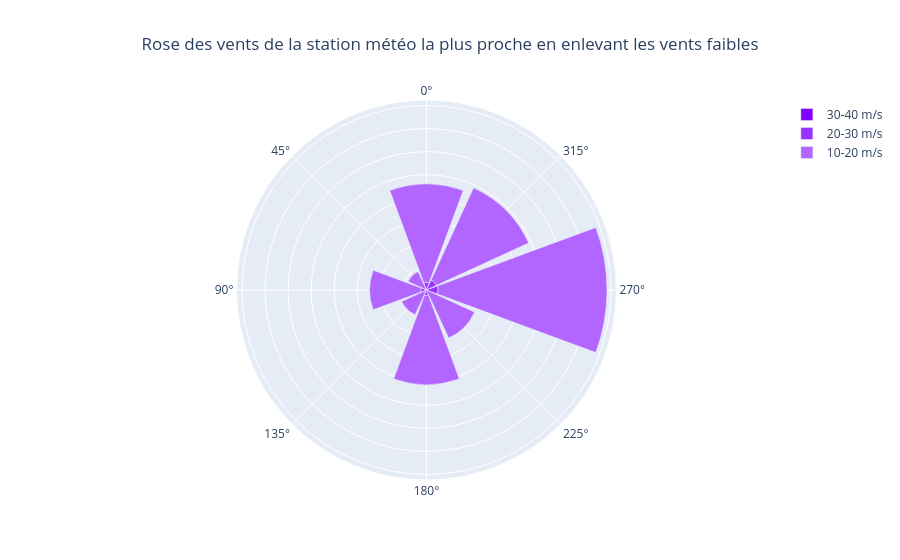

The notebook cell this image was saved under:
### Code cell
create_wind_rose(
    closest,
    title="Rose des vents de la station météo la plus proche en enlevant les vents faibles",
    filter_low_winds=True,
)

### Figure 1 — Plotly figure (JSON) as saved in the notebook; plotly's stock layout.template omitted (floating-point values rounded to 4 significant figures)
{"data": [{"marker": {"color": "hsl(270, 100%, 50%)"}, "name": "30-40 m/s", "r": [16, 9, 4, 7, 16, 31], "theta": [0, 90, 135, 180, 270, 315], "type": "barpolar"}, {"marker": {"color": "hsl(270, 100%, 60%)"}, "name": "20-30 m/s", "r": [650, 81, 497, 257, 486, 66, 993, 927], "theta": [0, 45, 90, 135, 180, 225, 270, 315], "type": "barpolar"}, {"marker": {"color": "hsl(270, 100%, 70%)"}, "name": "10-20 m/s", "r": [8527, 1678, 4422, 2100, 7719, 4528, 14643, 8794], "theta": [0, 45, 90, 135, 180, 225, 270, 315], "type": "barpolar"}], "layout": {"barmode": "stack", "polar": {"angularaxis": {"rotation": 90}, "radialaxis": {"showline": false, "showticklabels": false}}, "title": {"text": "Rose des vents de la station météo la plus proche en enlevant les vents faibles", "x": 0.5, "xanchor": "center"}}}
